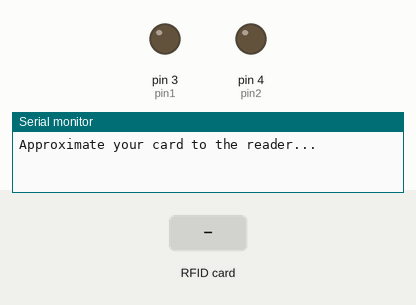
Bench run of a sketch on a simulated Arduino Uno, built with avr-gcc and run on an emulated ATmega328P. Shown: output pins drawn as LEDs (lit = HIGH), the last lines printed to the serial monitor. Inputs (shaded band) come from the test bench. Pins used as bus, display or sensor lines are not drawn.

Above: at 1.2 s.
1.3 s: RFID card 16 1F 15 7E held to the reader
At 2.3 s:
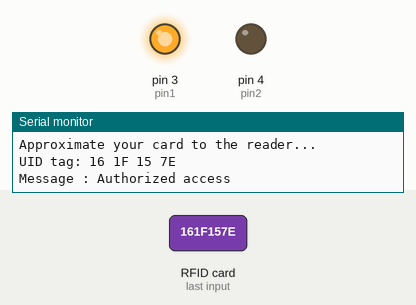
Timing chart, 0 to 7.8 s (numbered marks = the images above; inputs shaded):
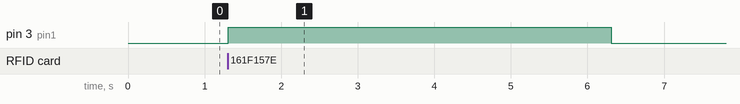

Measured:
- after the input at 1.3 s, pin 3 (pin1): LOW → HIGH at once, → LOW 5.0 s later

The sketch:

RFID.ino
```cpp
#include <SPI.h>
#include <MFRC522.h>
#define SS_PIN 10
#define RST_PIN 9
MFRC522 mfrc522(SS_PIN , RST_PIN);

int pin1 = 3;
int pin2 = 4;
bool CarDoor = 0;
int O;
int c;


void setup() {
  Serial.begin(115200);
  Serial.println("Approximate your card to the reader...");
  SPI.begin();


  mfrc522.PCD_Init();
  Serial.println();
  pinMode(pin1, OUTPUT);
  pinMode(pin2, OUTPUT);
  pinMode(5, INPUT_PULLUP);
  pinMode(6, INPUT_PULLUP);
}

void loop() {

  //c=digitalRead(6);
  //O=digitalRead(5);
  //if(O==0&&CarDoor==0)
  //{
  //  CarDoor=1;
  //  Serial.println("open");
  //   digitalWrite(pin1,HIGH);
  //  digitalWrite(pin2,LOW);
  //  delay (5000);
  //  digitalWrite(pin1,LOW);
  //  digitalWrite(pin2,LOW);
  //
  //}

  //if(c==0&&CarDoor==1){
  //  CarDoor=0;
  //  Serial.println("close");
  //     digitalWrite(pin1,LOW);
  //  digitalWrite(pin2,HIGH);
  //  delay (5000);
  //  digitalWrite(pin1,LOW);
  //  digitalWrite(pin2,LOW);
  //
  //}

  if (!mfrc522.PICC_IsNewCardPresent()) {
    return;
  }
  if (!mfrc522.PICC_ReadCardSerial()) {
    return;
  }
  Serial.print("UID tag:");
  String content = "";
  byte letter;
  for (byte i = 0 ; i < mfrc522.uid.size ; i++) {
    Serial.print(mfrc522.uid.uidByte[i] < 0X10 ? "0" : " ");
    Serial.print(mfrc522.uid.uidByte[i], HEX);
    content.concat(String(mfrc522.uid.uidByte[i] < 0X10 ? "0" : " "));
    content.concat(String(mfrc522.uid.uidByte[i], HEX));
  }
  Serial.println();
  Serial.print("Message : ");
  content.toUpperCase();
  if (content.substring(1) == "16 1F 15 7E"  && CarDoor == 0)
  {
    Serial.println("Authorized access");
    Serial.println();
    digitalWrite(pin1, HIGH);
    digitalWrite(pin2, LOW);
    delay (5000);
    digitalWrite(pin1, LOW);
    digitalWrite(pin2, LOW);
    CarDoor = 1;
  }

  else {
    Serial.println("Access denied");
    delay(3000);
  }
}

void serialEvent() {
  String OpenDoorMsg = "IOPC";
  String CloseDoorMsg = "ICLC";
  while (Serial.available()) {
    String incomingByte = Serial.readString();
    if (  incomingByte.startsWith(OpenDoorMsg) ) {
      if (CarDoor == 0)
      {
        CarDoor = 1;
        Serial.println("open");
        digitalWrite(pin1, HIGH);
        digitalWrite(pin2, LOW);
        delay (5000);
        digitalWrite(pin1, LOW);
        digitalWrite(pin2, LOW);

      }

    }
    else if (incomingByte.startsWith(CloseDoorMsg)) {
      if (CarDoor == 1) {
        CarDoor = 0;
        Serial.println("close");
        digitalWrite(pin1, LOW);
        digitalWrite(pin2, HIGH);
        delay (5000);
        digitalWrite(pin1, LOW);
        digitalWrite(pin2, LOW);

      }

    }

  }
}
```
